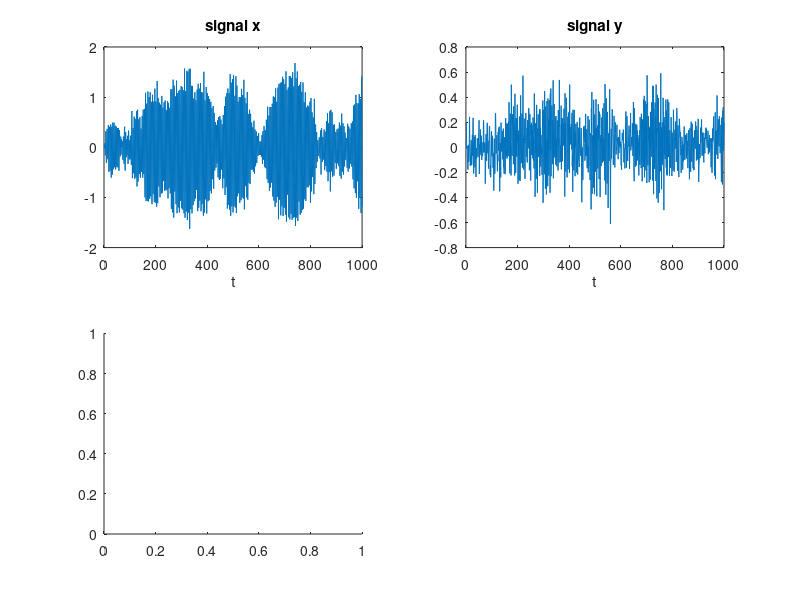

The MATLAB script that drew this image: (Note: this script raises an error after producing the figure.)
% create multivariate AR model
ynext = @(yprevious1,yprevious2,xprevious1,xprevious2)0.5*yprevious1-0.3*yprevious2+0.1*xprevious2+0.4*xprevious1*xprevious2+normrnd(0,0.1);
xnext = @(yprevious2,xprevious1,xprevious2)0.3*xprevious1-xprevious2-0.1*yprevious2+normrnd(0,0.1);

% generate 1000 samples
signalLength = 1000;
historyLength = 2;
y=zeros(1,signalLength + historyLength);
x=zeros(1,signalLength + historyLength);
for i=(historyLength+1):(signalLength + historyLength)
    y(i)=ynext(y(i-1),y(i-2),x(i-1),x(i-2));
    x(i)=xnext(y(i-2),x(i-1),x(i-2));
end
y=y((historyLength+1):(signalLength + historyLength));
x=x((historyLength+1):(signalLength + historyLength));

% plot
figure(1)
subplot(2,2,1)
plot(x)
xlabel('t')
title('signal x')
subplot(2,2,2)
plot(y)
xlabel('t')
title('signal y')
subplot(2,2,3)
xfft=fft(x);
plot(frequencies,log(abs(xfft(1:(signalLength/2)))))
xlabel('f')
ylabel('log(A)')
title('fft of x')
subplot(2,2,4)
yfft=fft(y);
plot(frequencies,log(abs(yfft(1:(signalLength/2)))))
xlabel('f')
ylabel('log(A)')
title('fft of y')

% find causalities over frequencies
bandwidth = 0.1;
frequencies = linspace(bandwidth/1.99,10-bandwidth/1.99,500);
causalities = arrayfun(@(frequency)CNPMR(y,x,[],1,3,1,1,[],false,0.5,[frequency-bandwidth/2,frequency+bandwidth/2],20), frequencies);
figure(2)
plot(frequencies,causalities)
xlabel('f')
ylabel('causality')
title('causality x-->y over frequency')

[c,~,s]=CNPMR(y,x,[],1,3,1,1,[],false,0.05,[4.45,4.55],20)
[c,~,s]=CNPMR(y,x,[],1,3,1,1,[],false,0.05)